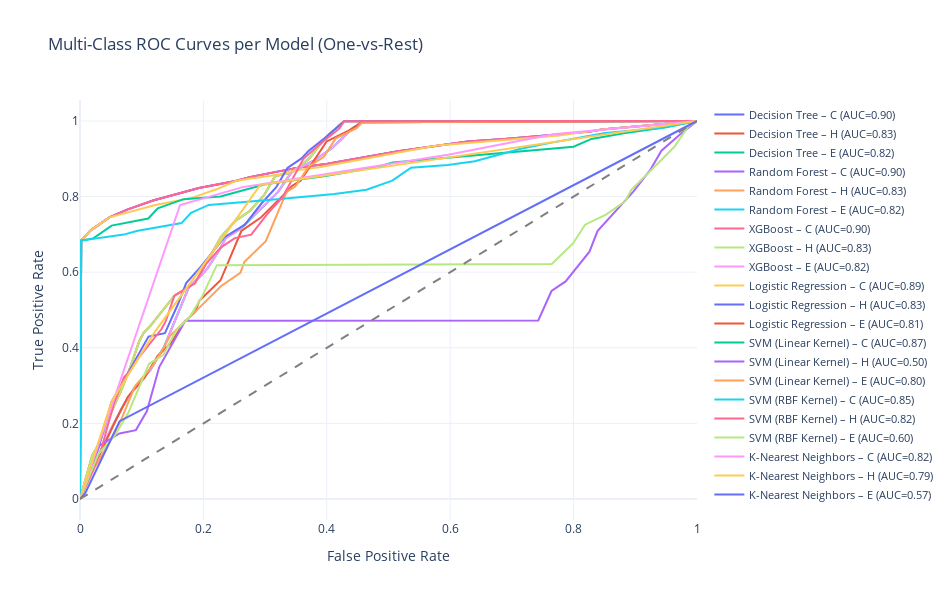

Write notebook code for a chart like this one.
### Code cell
##ROC curves for all models using the One-vs-Rest (OvR) approach for multi-class classification (e.g., Q3: C=0, H=1, E=2).
import numpy as np
import plotly.graph_objects as go
from sklearn.metrics import roc_curve, auc
from sklearn.preprocessing import label_binarize

# Binarize the true labels
classes = [0, 1, 2]
class_labels = ['C', 'H', 'E']
class_colors = ['crimson', 'seagreen', 'royalblue']
n_classes = len(classes)
y_test_bin = label_binarize(y_test, classes=classes)

# Initialize plotly figure
fig = go.Figure()

# Loop through models
for model_name, model in models.items():
    # Get decision scores or probabilities
    try:
        if hasattr(model, "predict_proba"):
            y_score = model.predict_proba(X_test)
        elif hasattr(model, "decision_function"):
            y_score = model.decision_function(X_test)
        else:
            print(f"Skipping {model_name} (no predict_proba or decision_function)")
            continue
    except Exception as e:
        print(f"Skipping {model_name} due to error: {e}")
        continue

    # One-vs-Rest ROC for each class
    for i in range(n_classes):
        fpr, tpr, _ = roc_curve(y_test_bin[:, i], y_score[:, i])
        roc_auc = auc(fpr, tpr)

        fig.add_trace(go.Scatter(
            x=fpr,
            y=tpr,
            mode='lines',
            name=f"{model_name} – {class_labels[i]} (AUC={roc_auc:.2f})",
            line=dict(width=2),
            hovertemplate=f"Model: {model_name}<br>Class: {class_labels[i]}<br>AUC: {roc_auc:.2f}<extra></extra>"
        ))

# Diagonal reference line
fig.add_trace(go.Scatter(
    x=[0, 1], y=[0, 1],
    mode='lines',
    line=dict(dash='dash', color='gray'),
    showlegend=False
))

# Layout
fig.update_layout(
    title='Multi-Class ROC Curves per Model (One-vs-Rest)',
    xaxis_title='False Positive Rate',
    yaxis_title='True Positive Rate',
    width=950,
    height=600,
    legend=dict(
        font=dict(size=11),
        orientation="v"
    ),
    template="plotly_white"
)

fig.show()

### Figure 1 — Plotly figure (JSON) as saved in the notebook; plotly's stock layout.template omitted (floating-point values rounded to 4 significant figures)
{"data": [{"hovertemplate": "Model: Decision Tree<br>Class: C<br>AUC: 0.90<extra></extra>", "line": {"width": 2}, "mode": "lines", "name": "Decision Tree – C (AUC=0.90)", "type": "scatter", "x": [0, 0.001925, 0.01733, 0.04761, 0.07649, 0.1183, 0.1928, 0.2522, 0.2748, 0.3248, 0.3489, 0.4011, 0.4532, 0.5157, 0.5846, 0.6283, 0.688, 0.7116, 0.8265, 0.8455, 0.9104, 1], "y": [0, 0.6836, 0.7108, 0.745, 0.7657, 0.7897, 0.8225, 0.8414, 0.8515, 0.8679, 0.8753, 0.887, 0.9021, 0.9199, 0.9357, 0.9455, 0.9527, 0.9562, 0.9719, 0.9773, 0.9868, 1]}, {"hovertemplate": "Model: Decision Tree<br>Class: H<br>AUC: 0.83<extra></extra>", "line": {"width": 2}, "mode": "lines", "name": "Decision Tree – H (AUC=0.83)", "type": "scatter", "x": [0, 0.01994, 0.03069, 0.04755, 0.06901, 0.08201, 0.09613, 0.1032, 0.1144, 0.1531, 0.1861, 0.2206, 0.2283, 0.2518, 0.2747, 0.298, 0.3165, 0.3431, 0.3712, 0.3984, 0.4279, 1], "y": [0, 0.1162, 0.1453, 0.2183, 0.2962, 0.3508, 0.4181, 0.4395, 0.4589, 0.5377, 0.5706, 0.6738, 0.6932, 0.736, 0.7612, 0.8031, 0.8547, 0.8637, 0.9002, 0.957, 0.9991, 1]}, {"hovertemplate": "Model: Decision Tree<br>Class: E<br>AUC: 0.82<extra></extra>", "line": {"width": 2}, "mode": "lines", "name": "Decision Tree – E (AUC=0.82)", "type": "scatter", "x": [0, 0.02279, 0.04706, 0.06767, 0.08758, 0.1142, 0.136, 0.1698, 0.1765, 0.1982, 0.2069, 0.2265, 0.2364, 0.2598, 0.3021, 0.3211, 0.3437, 0.3776, 0.4086, 0.443, 0.457, 1], "y": [0, 0.08947, 0.1745, 0.2401, 0.2929, 0.3418, 0.4014, 0.5318, 0.561, 0.5947, 0.6105, 0.66, 0.6904, 0.7143, 0.7829, 0.8124, 0.8667, 0.8935, 0.9284, 0.9827, 0.9967, 1]}, {"hovertemplate": "Model: Random Forest<br>Class: C<br>AUC: 0.90<extra></extra>", "line": {"width": 2}, "mode": "lines", "name": "Random Forest – C (AUC=0.90)", "type": "scatter", "x": [0, 0.001925, 0.01733, 0.04761, 0.07649, 0.1183, 0.1928, 0.2522, 0.2748, 0.3248, 0.3489, 0.4011, 0.4532, 0.5157, 0.5846, 0.6283, 0.688, 0.7116, 0.8265, 0.8455, 0.9104, 1], "y": [0, 0.6836, 0.7108, 0.745, 0.7657, 0.7897, 0.8225, 0.8414, 0.8515, 0.8679, 0.8753, 0.887, 0.9021, 0.9199, 0.9357, 0.9455, 0.9527, 0.9562, 0.9719, 0.9773, 0.9868, 1]}, {"hovertemplate": "Model: Random Forest<br>Class: H<br>AUC: 0.83<extra></extra>", "line": {"width": 2}, "mode": "lines", "name": "Random Forest – H (AUC=0.83)", "type": "scatter", "x": [0, 0.01994, 0.03069, 0.04755, 0.06901, 0.08201, 0.09613, 0.1032, 0.1144, 0.1531, 0.1861, 0.2206, 0.2283, 0.2518, 0.2747, 0.298, 0.3165, 0.3431, 0.3712, 0.3984, 0.4279, 1], "y": [0, 0.1162, 0.1453, 0.2183, 0.2962, 0.3508, 0.4181, 0.4395, 0.4589, 0.5377, 0.5706, 0.6738, 0.6932, 0.736, 0.7612, 0.8031, 0.8547, 0.8637, 0.9002, 0.957, 0.9991, 1]}, {"hovertemplate": "Model: Random Forest<br>Class: E<br>AUC: 0.82<extra></extra>", "line": {"width": 2}, "mode": "lines", "name": "Random Forest – E (AUC=0.82)", "type": "scatter", "x": [0, 0.02279, 0.04706, 0.06767, 0.08758, 0.1142, 0.136, 0.1698, 0.1765, 0.1982, 0.2069, 0.2265, 0.2364, 0.2598, 0.3021, 0.3211, 0.3437, 0.3776, 0.4086, 0.443, 0.457, 1], "y": [0, 0.08947, 0.1745, 0.2401, 0.2929, 0.3418, 0.4014, 0.5318, 0.561, 0.5947, 0.6105, 0.66, 0.6904, 0.7143, 0.7829, 0.8124, 0.8667, 0.8935, 0.9284, 0.9827, 0.9967, 1]}, {"hovertemplate": "Model: XGBoost<br>Class: C<br>AUC: 0.90<extra></extra>", "line": {"width": 2}, "mode": "lines", "name": "XGBoost – C (AUC=0.90)", "type": "scatter", "x": [0, 0.001925, 0.01733, 0.04761, 0.07649, 0.1183, 0.1928, 0.2522, 0.2748, 0.3248, 0.3489, 0.4011, 0.4532, 0.5157, 0.5846, 0.6283, 0.688, 0.7116, 0.8265, 0.8455, 0.9104, 1], "y": [0, 0.6836, 0.7108, 0.745, 0.7657, 0.7897, 0.8225, 0.8414, 0.8515, 0.8679, 0.8753, 0.887, 0.9021, 0.9199, 0.9357, 0.9455, 0.9527, 0.9562, 0.9719, 0.9773, 0.9868, 1]}, {"hovertemplate": "Model: XGBoost<br>Class: H<br>AUC: 0.83<extra></extra>", "line": {"width": 2}, "mode": "lines", "name": "XGBoost – H (AUC=0.83)", "type": "scatter", "x": [0, 0.01994, 0.03069, 0.04755, 0.06901, 0.08201, 0.09613, 0.1032, 0.1144, 0.1531, 0.1861, 0.2206, 0.2283, 0.2518, 0.2747, 0.298, 0.3165, 0.3431, 0.3712, 0.3984, 0.4279, 1], "y": [0, 0.1162, 0.1453, 0.2183, 0.2962, 0.3508, 0.4181, 0.4395, 0.4589, 0.5377, 0.5706, 0.6738, 0.6932, 0.736, 0.7612, 0.8031, 0.8547, 0.8637, 0.9002, 0.957, 0.9991, 1]}, {"hovertemplate": "Model: XGBoost<br>Class: E<br>AUC: 0.82<extra></extra>", "line": {"width": 2}, "mode": "lines", "name": "XGBoost – E (AUC=0.82)", "type": "scatter", "x": [0, 0.02279, 0.04706, 0.06767, 0.08758, 0.1142, 0.136, 0.1698, 0.1765, 0.1982, 0.2069, 0.2265, 0.2364, 0.2598, 0.3021, 0.3211, 0.3437, 0.3776, 0.4086, 0.443, 0.457, 1], "y": [0, 0.08947, 0.1745, 0.2401, 0.2929, 0.3418, 0.4014, 0.5318, 0.561, 0.5947, 0.6105, 0.66, 0.6904, 0.7143, 0.7829, 0.8124, 0.8667, 0.8935, 0.9284, 0.9827, 0.9967, 1]}, {"hovertemplate": "Model: Logistic Regression<br>Class: C<br>AUC: 0.89<extra></extra>", "line": {"width": 2}, "mode": "lines", "name": "Logistic Regression – C (AUC=0.89)", "type": "scatter", "x": [0, 0.001925, 0.01733, 0.04761, 0.122, 0.1815, 0.2233, 0.2522, 0.2712, 0.3233, 0.3459, 0.3896, 0.4138, 0.4659, 0.5159, 0.5784, 0.6933, 0.7169, 0.7766, 0.8455, 0.9351, 1], "y": [0, 0.6836, 0.7108, 0.745, 0.7778, 0.7966, 0.8206, 0.8414, 0.8467, 0.8584, 0.8685, 0.8783, 0.8857, 0.9008, 0.9172, 0.935, 0.9507, 0.9542, 0.9614, 0.9773, 0.9905, 1]}, {"hovertemplate": "Model: Logistic Regression<br>Class: H<br>AUC: 0.83<extra></extra>", "line": {"width": 2}, "mode": "lines", "name": "Logistic Regression – H (AUC=0.83)", "type": "scatter", "x": [0, 0.01686, 0.03099, 0.05093, 0.06168, 0.09618, 0.1039, 0.111, 0.1376, 0.1591, 0.1721, 0.1956, 0.2343, 0.2672, 0.2944, 0.3178, 0.3362, 0.3591, 0.3703, 0.3984, 0.4279, 1], "y": [0, 0.07299, 0.1403, 0.2566, 0.2856, 0.3888, 0.4082, 0.4296, 0.4386, 0.5166, 0.5711, 0.6139, 0.6927, 0.7256, 0.7824, 0.8243, 0.8759, 0.9011, 0.9205, 0.957, 0.9991, 1]}, {"hovertemplate": "Model: Logistic Regression<br>Class: E<br>AUC: 0.81<extra></extra>", "line": {"width": 2}, "mode": "lines", "name": "Logistic Regression – E (AUC=0.81)", "type": "scatter", "x": [0, 0.02279, 0.03267, 0.05695, 0.07755, 0.1041, 0.126, 0.1477, 0.1676, 0.1866, 0.1933, 0.2278, 0.2615, 0.2925, 0.3348, 0.3435, 0.3575, 0.3801, 0.3997, 0.4336, 0.457, 1], "y": [0, 0.08947, 0.1199, 0.2049, 0.2705, 0.3194, 0.3791, 0.4128, 0.4656, 0.4951, 0.5243, 0.5786, 0.7089, 0.7438, 0.8124, 0.8282, 0.8422, 0.8965, 0.946, 0.9729, 0.9967, 1]}, {"hovertemplate": "Model: SVM (Linear Kernel)<br>Class: C<br>AUC: 0.87<extra></extra>", "line": {"width": 2}, "mode": "lines", "name": "SVM (Linear Kernel) – C (AUC=0.87)", "type": "scatter", "x": [0, 0.001925, 0.02092, 0.05121, 0.1106, 0.126, 0.1679, 0.2275, 0.302, 0.3457, 0.3978, 0.4603, 0.4845, 0.5071, 0.6219, 0.6455, 0.7105, 0.8001, 0.8289, 0.881, 0.9499, 1], "y": [0, 0.6836, 0.689, 0.7232, 0.742, 0.7692, 0.7932, 0.8004, 0.8332, 0.8429, 0.8546, 0.8724, 0.8798, 0.8899, 0.9057, 0.9092, 0.9187, 0.9319, 0.9527, 0.9677, 0.9836, 1]}, {"hovertemplate": "Model: SVM (Linear Kernel)<br>Class: H<br>AUC: 0.50<extra></extra>", "line": {"width": 2}, "mode": "lines", "name": "SVM (Linear Kernel) – H (AUC=0.50)", "type": "scatter", "x": [0, 0.01686, 0.03099, 0.06398, 0.09061, 0.0977, 0.1085, 0.1284, 0.1629, 0.1706, 0.7427, 0.7642, 0.7871, 0.8257, 0.8387, 0.8622, 0.8856, 0.8968, 0.924, 0.9424, 0.9719, 1], "y": [0, 0.07299, 0.1403, 0.1732, 0.1822, 0.2036, 0.2327, 0.349, 0.4521, 0.4715, 0.4724, 0.5503, 0.5756, 0.6544, 0.7089, 0.7517, 0.7936, 0.813, 0.8698, 0.9214, 0.9635, 1]}, {"hovertemplate": "Model: SVM (Linear Kernel)<br>Class: E<br>AUC: 0.80<extra></extra>", "line": {"width": 2}, "mode": "lines", "name": "SVM (Linear Kernel) – E (AUC=0.80)", "type": "scatter", "x": [0, 0.02427, 0.04613, 0.06674, 0.08953, 0.1161, 0.136, 0.1459, 0.1676, 0.1866, 0.2288, 0.2599, 0.2666, 0.3011, 0.3348, 0.3488, 0.3714, 0.3949, 0.4144, 0.4484, 0.457, 1], "y": [0, 0.085, 0.1446, 0.2103, 0.2997, 0.3486, 0.4014, 0.4319, 0.4656, 0.4951, 0.5637, 0.5986, 0.6278, 0.6821, 0.8124, 0.8264, 0.8807, 0.9046, 0.9541, 0.9809, 0.9967, 1]}, {"hovertemplate": "Model: SVM (RBF Kernel)<br>Class: C<br>AUC: 0.85<extra></extra>", "line": {"width": 2}, "mode": "lines", "name": "SVM (RBF Kernel) – C (AUC=0.85)", "type": "scatter", "x": [0, 0.001925, 0.07084, 0.09343, 0.1124, 0.1645, 0.1799, 0.2088, 0.3237, 0.3886, 0.4122, 0.4643, 0.5062, 0.5364, 0.5961, 0.6399, 0.7143, 0.7644, 0.8269, 0.851, 0.9406, 1], "y": [0, 0.6836, 0.6994, 0.7096, 0.7149, 0.73, 0.7572, 0.7779, 0.7937, 0.8032, 0.8067, 0.8184, 0.8424, 0.8766, 0.8838, 0.8936, 0.9264, 0.9428, 0.9605, 0.968, 0.9812, 1]}, {"hovertemplate": "Model: SVM (RBF Kernel)<br>Class: H<br>AUC: 0.82<extra></extra>", "line": {"width": 2}, "mode": "lines", "name": "SVM (RBF Kernel) – H (AUC=0.82)", "type": "scatter", "x": [0, 0.02146, 0.03446, 0.0544, 0.07126, 0.08245, 0.0932, 0.1319, 0.1389, 0.1531, 0.1861, 0.2045, 0.228, 0.2509, 0.2775, 0.3047, 0.328, 0.3625, 0.3921, 0.4202, 0.4279, 1], "y": [0, 0.07795, 0.1325, 0.2487, 0.3217, 0.3411, 0.3701, 0.449, 0.4704, 0.5377, 0.5706, 0.6222, 0.665, 0.6902, 0.6993, 0.756, 0.7979, 0.9011, 0.9432, 0.9797, 0.9991, 1]}, {"hovertemplate": "Model: SVM (RBF Kernel)<br>Class: E<br>AUC: 0.60<extra></extra>", "line": {"width": 2}, "mode": "lines", "name": "SVM (RBF Kernel) – E (AUC=0.60)", "type": "scatter", "x": [0, 0.02279, 0.02956, 0.05616, 0.07802, 0.1118, 0.1352, 0.1558, 0.1775, 0.1974, 0.2217, 0.7646, 0.799, 0.8186, 0.8526, 0.8836, 0.8934, 0.9357, 0.9547, 0.9634, 0.986, 1], "y": [0, 0.08947, 0.1187, 0.1676, 0.2273, 0.3576, 0.3814, 0.4471, 0.4808, 0.5336, 0.6186, 0.6218, 0.6761, 0.7256, 0.7525, 0.7874, 0.8178, 0.8864, 0.9159, 0.9317, 0.986, 1]}, {"hovertemplate": "Model: K-Nearest Neighbors<br>Class: C<br>AUC: 0.82<extra></extra>", "line": {"width": 2}, "mode": "lines", "name": "K-Nearest Neighbors – C (AUC=0.82)", "type": "scatter", "x": [0, 0.1622, 0.2637, 0.5965, 0.7668, 1], "y": [0, 0.7778, 0.8251, 0.9105, 0.9647, 1]}, {"hovertemplate": "Model: K-Nearest Neighbors<br>Class: H<br>AUC: 0.79<extra></extra>", "line": {"width": 2}, "mode": "lines", "name": "K-Nearest Neighbors – H (AUC=0.79)", "type": "scatter", "x": [0, 0.05093, 0.121, 0.2237, 0.2919, 1], "y": [0, 0.2566, 0.4415, 0.6729, 0.8304, 1]}, {"hovertemplate": "Model: K-Nearest Neighbors<br>Class: E<br>AUC: 0.57<extra></extra>", "line": {"width": 2}, "mode": "lines", "name": "K-Nearest Neighbors – E (AUC=0.57)", "type": "scatter", "x": [0, 0.008679, 0.06428, 1], "y": [0, 0.01581, 0.2058, 1]}, {"line": {"color": "gray", "dash": "dash"}, "mode": "lines", "showlegend": false, "type": "scatter", "x": [0, 1], "y": [0, 1]}], "layout": {"height": 600, "legend": {"font": {"size": 11}, "orientation": "v"}, "title": {"text": "Multi-Class ROC Curves per Model (One-vs-Rest)"}, "width": 950, "xaxis": {"title": {"text": "False Positive Rate"}}, "yaxis": {"title": {"text": "True Positive Rate"}}}}
